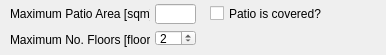
                  <widget class="QWidget" name="res_paramfield4" native="true">
                   <property name="sizePolicy">
                    <sizepolicy hsizetype="Preferred" vsizetype="Preferred">
                     <horstretch>0</horstretch>
                     <verstretch>55</verstretch>
                    </sizepolicy>
                   </property>
                   <property name="minimumSize">
                    <size>
                     <width>369</width>
                     <height>55</height>
                    </size>
                   </property>
                   <property name="maximumSize">
                    <size>
                     <width>16777215</width>
                     <height>55</height>
                    </size>
                   </property>
                   <widget class="QLabel" name="patio_area_max_lbl">
                    <property name="geometry">
                     <rect>
                      <x>10</x>
                      <y>4</y>
                      <width>140</width>
                      <height>20</height>
                     </rect>
                    </property>
                    <property name="text">
                     <string>Maximum Patio Area [sqm]</string>
                    </property>
                   </widget>
                   <widget class="QLineEdit" name="patio_area_max_box">
                    <property name="geometry">
                     <rect>
                      <x>155</x>
                      <y>4</y>
                      <width>41</width>
                      <height>20</height>
                     </rect>
                    </property>
                    <property name="text">
                     <string/>
                    </property>
                   </widget>
                   <widget class="QCheckBox" name="patio_covered_box">
                    <property name="geometry">
                     <rect>
                      <x>210</x>
                      <y>5</y>
                      <width>167</width>
                      <height>17</height>
                     </rect>
                    </property>
                    <property name="text">
                     <string>Patio is covered?</string>
                    </property>
                   </widget>
                   <widget class="QLabel" name="floor_num_max_lbl">
                    <property name="geometry">
                     <rect>
                      <x>10</x>
                      <y>30</y>
                      <width>140</width>
                      <height>20</height>
                     </rect>
                    </property>
                    <property name="text">
                     <string>Maximum No. Floors [floors]</string>
                    </property>
                   </widget>
                   <widget class="QSpinBox" name="house_floors">
                    <property name="geometry">
                     <rect>
                      <x>155</x>
                      <y>30</y>
                      <width>41</width>
                      <height>16</height>
                     </rect>
                    </property>
                    <property name="suffix">
                     <string/>
                    </property>
                    <property name="maximum">
                     <number>5</number>
                    </property>
                    <property name="value">
                     <number>2</number>
                    </property>
                   </widget>
                  </widget>
